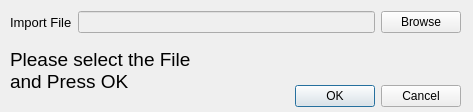
<?xml version="1.0" encoding="UTF-8"?>
<ui version="4.0">
 <class>gpiImportDialogBase</class>
 <widget class="QDialog" name="gpiImportDialogBase">
  <property name="geometry">
   <rect>
    <x>0</x>
    <y>0</y>
    <width>473</width>
    <height>112</height>
   </rect>
  </property>
  <property name="windowTitle">
   <string>gpi Import</string>
  </property>
  <widget class="QDialogButtonBox" name="uButtonBox">
   <property name="geometry">
    <rect>
     <x>120</x>
     <y>80</y>
     <width>341</width>
     <height>32</height>
    </rect>
   </property>
   <property name="orientation">
    <enum>Qt::Horizontal</enum>
   </property>
   <property name="standardButtons">
    <set>QDialogButtonBox::Cancel|QDialogButtonBox::Ok</set>
   </property>
  </widget>
  <widget class="QWidget" name="layoutWidget">
   <property name="geometry">
    <rect>
     <x>10</x>
     <y>10</y>
     <width>451</width>
     <height>25</height>
    </rect>
   </property>
   <layout class="QHBoxLayout" name="horizontalLayout">
    <item>
     <widget class="QLabel" name="uFileLabel">
      <property name="enabled">
       <bool>true</bool>
      </property>
      <property name="font">
       <font>
        <pointsize>10</pointsize>
       </font>
      </property>
      <property name="text">
       <string>Import File</string>
      </property>
      <property name="buddy">
       <cstring>uFile</cstring>
      </property>
     </widget>
    </item>
    <item>
     <widget class="QLineEdit" name="uFile">
      <property name="enabled">
       <bool>false</bool>
      </property>
      <property name="readOnly">
       <bool>true</bool>
      </property>
     </widget>
    </item>
    <item>
     <widget class="QPushButton" name="uBrowseFile">
      <property name="text">
       <string>Browse</string>
      </property>
     </widget>
    </item>
   </layout>
  </widget>
  <widget class="QLabel" name="label">
   <property name="geometry">
    <rect>
     <x>10</x>
     <y>40</y>
     <width>201</width>
     <height>61</height>
    </rect>
   </property>
   <property name="font">
    <font>
     <pointsize>14</pointsize>
    </font>
   </property>
   <property name="text">
    <string>Please select the File and Press OK</string>
   </property>
   <property name="wordWrap">
    <bool>true</bool>
   </property>
  </widget>
 </widget>
 <resources/>
 <connections>
  <connection>
   <sender>uButtonBox</sender>
   <signal>accepted()</signal>
   <receiver>gpiImportDialogBase</receiver>
   <slot>accept()</slot>
   <hints>
    <hint type="sourcelabel">
     <x>20</x>
     <y>20</y>
    </hint>
    <hint type="destinationlabel">
     <x>20</x>
     <y>20</y>
    </hint>
   </hints>
  </connection>
  <connection>
   <sender>uButtonBox</sender>
   <signal>rejected()</signal>
   <receiver>gpiImportDialogBase</receiver>
   <slot>reject()</slot>
   <hints>
    <hint type="sourcelabel">
     <x>20</x>
     <y>20</y>
    </hint>
    <hint type="destinationlabel">
     <x>20</x>
     <y>20</y>
    </hint>
   </hints>
  </connection>
 </connections>
</ui>
